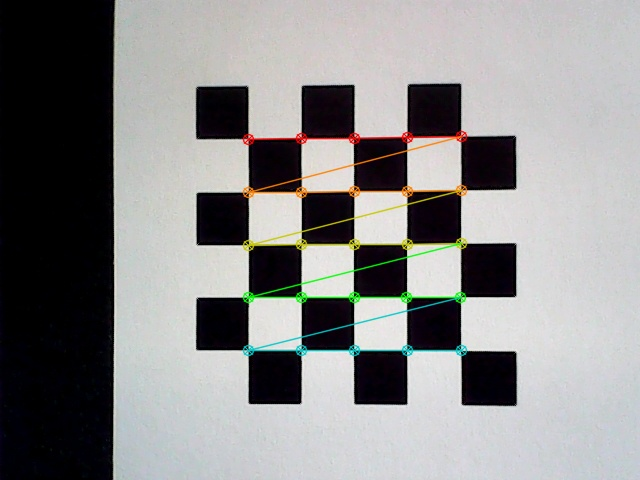
#> input picture ChessBoard/calibration2/test0.jpg, 640 x 480 px; its folder holds only this picture in this run
$ python -i camera_calibration.py   (imports and definitions only)
#> lines starting #> are read from the running program, lines starting #| are printed output that depends on the picture; after the words box and inside, x2 and y2 are one past the last pixel; in counts of white or black regions, pixels touching at a corner belong together; long printed decimals are rounded
import numpy as np
import cv2 as cv
import glob
import pickle

def getCameraCalibrationValues():
    ################ FIND CHESSBOARD CORNERS - OBJECT POINTS AND IMAGE POINTS #############################

    chessboardSize = (5, 5)
    frameSize = (640,480)

    folder = './ChessBoard/calibration2'


    # termination criteria
    criteria = (cv.TERM_CRITERIA_EPS + cv.TERM_CRITERIA_MAX_ITER, 30, 0.001)


    # prepare object points, like (0,0,0), (1,0,0), (2,0,0) ....,(6,5,0)
    objp = np.zeros((chessboardSize[0] * chessboardSize[1], 3), np.float32)
    objp[:,:2] = np.mgrid[0:chessboardSize[0],0:chessboardSize[1]].T.reshape(-1,2)

    size_of_chessboard_squares_mm = 5
    objp = objp * size_of_chessboard_squares_mm


    # Arrays to store object points and image points from all the images.
    objpoints = [] # 3d point in real world space
    imgpoints = [] # 2d points in image plane.


    images = glob.glob(folder + '/*.jpg')
    pixels_per_mm = []

    count = 0
    for image in images:
        img = cv.imread(image)
#> img is the input picture: shape (480, 640, 3); mean B, G, R 137.8, 138, 138.5
        gray = cv.cvtColor(img, cv.COLOR_BGR2GRAY)
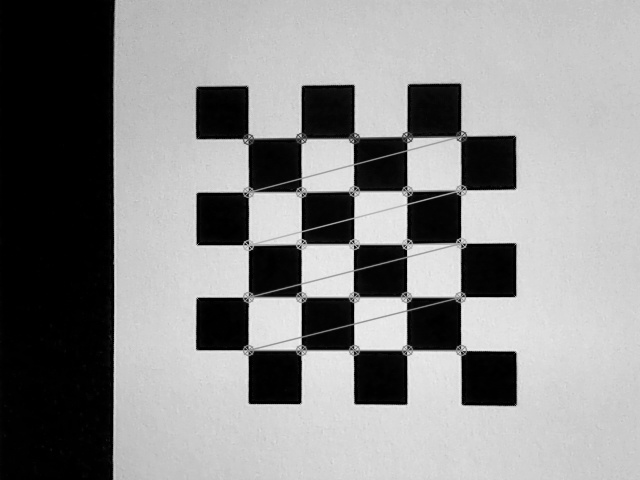
#> gray: shape (480, 640); min 0, max 244, mean 138.1

        # Find the chess board corners
        ret, corners = cv.findChessboardCorners(gray, chessboardSize, None)
#> ret = True; corners = 25 rows, first 8: [461, 136.5], [461.5, 190.5], [460, 244.5], [460.5, 297], [461, 351], [407, 136.5], [407.5, 190], [406, 243.5]

        # If found, add object points, image points (after refining them)
        if ret == True:

            objpoints.append(objp)
            corners2 = cv.cornerSubPix(gray, corners, (11,11), (-1,-1), criteria)
#> corners2 = 25 rows, first 8: [460.9, 135.7], [461.1, 189.8], [460.7, 243.1], [460.5, 296.8], [460.6, 350.3], [406.9, 137.3], [407.7, 195.2], [406.7, 244.3]
            imgpoints.append(corners)

        # Draw and display the corners
        cv.drawChessboardCorners(img, chessboardSize, corners2, ret)
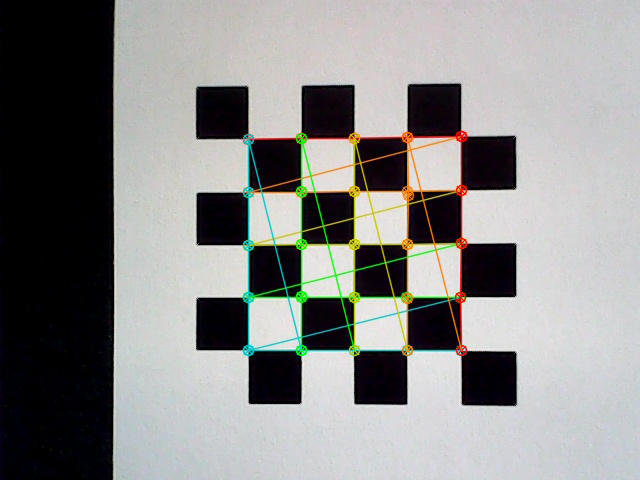
#> img: shape (480, 640, 3); 2.54% of pixels changed, all inside (x1, y1, x2, y2) = (242, 130, 468, 357)
        cv.imshow('img', img)
        # cv.imwrite(folder + '/test' + str(count) + '.jpg', img)
        cv.waitKey(1000)

        # Calculate the average distance between adjacent corners in pixels
        total_distance = 0
        for i in range(chessboardSize[1]):
            for j in range(chessboardSize[0] - 1):
                total_distance += np.linalg.norm(corners2[i * chessboardSize[0] + j] - corners2[i * chessboardSize[0] + j + 1])
#> after the loop, total_distance = 1062.5

        avg_distance_in_pixels = total_distance / (chessboardSize[1] * (chessboardSize[0] - 1))
#> avg_distance_in_pixels = 53.13

        # Calculate pixels per mm
        pixels_per_mm.append( avg_distance_in_pixels / size_of_chessboard_squares_mm)
        count += 1

    else:
        print("Chessboard not found")


    cv.destroyAllWindows()
    pixels_per_mm = np.mean(pixels_per_mm)
#> pixels_per_mm = 10.63
    print(f"1 mm = {pixels_per_mm} pixels")
#| 1 mm = 10.625 pixels


    ############## CALIBRATION #######################################################

    ret, cameraMatrix, dist, rvecs, tvecs = cv.calibrateCamera(objpoints, imgpoints, frameSize, None, None)
#> ret = 0.99; cameraMatrix = [[1134.8, 0, 356.2], [0, 1127.5, 247.8], [0, 0, 1]]; dist = [[-3.3, 509.6, -0.0309, -0.0115, -17500.5]]; rvecs = ([0.0438, 0.111, 1.57],); tvecs = ([9.74, -10.33, 105.9],)

    print("Camera calibrated : \n", ret)
#| Camera calibrated :
#|  0.9895
    print("Camera Matrix : \n", cameraMatrix)
#| Camera Matrix :
#|  [[1.13480274e+03 0.00000000e+00 3.56208735e+02]
#|  [0.00000000e+00 1.12747978e+03 2.47818283e+02]
#|  [0.00000000e+00 0.00000000e+00 1.00000000e+00]]
    print("dist : \n", dist)
#| dist :
#|  [[-3.29928791e+00  5.09552244e+02 -3.08689384e-02 -1.14710388e-02
#|   -1.75004572e+04]]
    print("Rotation Vectors : \n", rvecs)
#| Rotation Vectors :
#|  (array([[0.04383],
#|        [0.1111],
#|        [1.569]]),)
    print("Translation Vectors : \n", tvecs)
#| Translation Vectors :
#|  (array([[  9.742],
#|        [-10.333],
#|        [105.867]]),)
    # Save the camera calibration result for later use (we won't worry about rvecs / tvecs)
    pickle.dump((cameraMatrix, dist), open( "calibration.pkl", "wb" ))
    pickle.dump(cameraMatrix, open( "cameraMatrix.pkl", "wb" ))
    pickle.dump(dist, open( "dist.pkl", "wb" ))

    return pixels_per_mm, cameraMatrix, dist, rvecs, tvecs
    ############## UNDISTORTION #####################################################

    img = cv.imread('./ChessBoard/frame_00016.jpg')
    h,  w = img.shape[:2]
    newCameraMatrix, roi = cv.getOptimalNewCameraMatrix(cameraMatrix, dist, (w,h), 1, (w,h))


    # Undistort
    dst = cv.undistort(img, cameraMatrix, dist, None, newCameraMatrix)

    # crop the image
    x, y, w, h = roi
    dst = dst[y:y+h, x:x+w]
    cv.imwrite(folder +'cali1.jpg', dst)


    # Undistort with Remapping
    mapx, mapy = cv.initUndistortRectifyMap(cameraMatrix, dist, None, newCameraMatrix, (w,h), 5)
    dst = cv.remap(img, mapx, mapy, cv.INTER_LINEAR)

    # crop the image
    x, y, w, h = roi
    dst = dst[y:y+h, x:x+w]
    cv.imwrite(folder +'cali2.jpg', dst)


    # Reprojection Error
    mean_error = 0

    for i in range(len(objpoints)):
        imgpoints2, _ = cv.projectPoints(objpoints[i], rvecs[i], tvecs[i], cameraMatrix, dist)
        error = cv.norm(imgpoints[i], imgpoints2, cv.NORM_L2)/len(imgpoints2)
        mean_error += error

    print( "total error: {}".format(mean_error/len(objpoints)) )
# getCameraCalibrationValues()

>>> result = getCameraCalibrationValues()
#> result = (10.63, [[1134.8, 0, 356.2], [0, 1127.5, 247.8], [0, 0, 1]], [[-3.3, 509.6, -0.0309, -0.0115, -17500.5]], ([0.0438, 0.111, 1.57],), ([9.74, -10.33, 105.9],))

$ run again, on ChessBoard/calibration2/test2.jpg
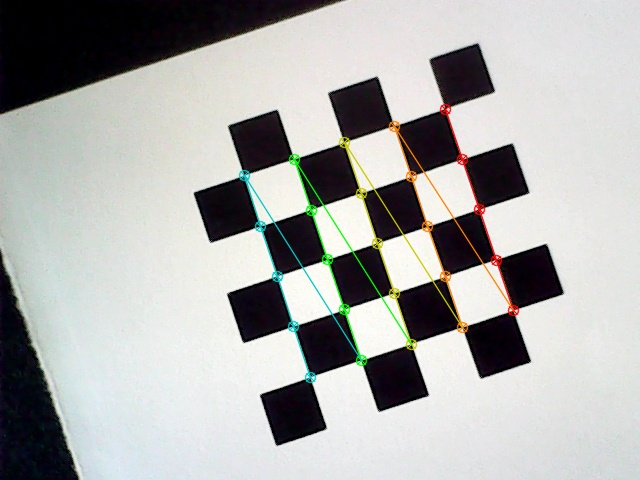
#> input picture ChessBoard/calibration2/test2.jpg, 640 x 480 px
#> in getCameraCalibrationValues, img is the input picture: shape (480, 640, 3); mean B, G, R 170.2, 172, 171.7
#> in getCameraCalibrationValues, `gray = cv.cvtColor(img, cv.COLOR_BGR2GRAY)`:
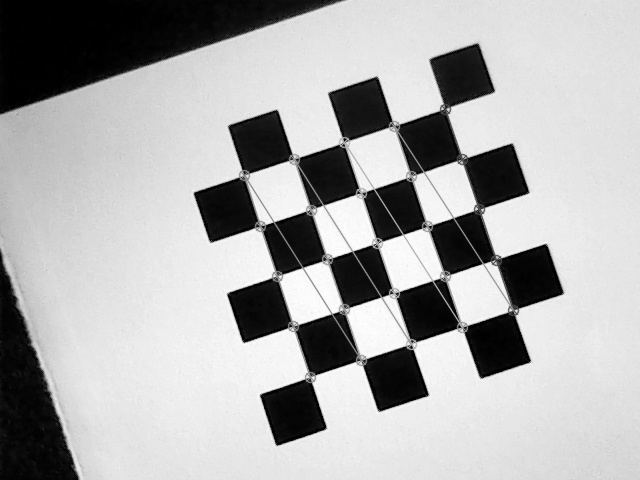
#> gray: shape (480, 640); min 0, max 255, mean 171.7
#> in getCameraCalibrationValues, `ret, corners = cv.findChessboardCorners(gray, chessboardSize, None)`: ret = True; corners = 25 rows, first 8: [445, 108.5], [462, 159], [479, 209], [496, 259.5], [510.6, 310.4], [394.6, 123.6], [411, 176], [427, 226.5]
#> corners2 = 25 rows, first 8: [445.2, 108.5], [462, 159], [478.8, 209.2], [494.9, 260], [513.2, 310.4], [393.8, 125.5], [412.3, 175.5], [427.1, 226.3]
#> in getCameraCalibrationValues, `cv.drawChessboardCorners(img, chessboardSize, corners2, ret)`:
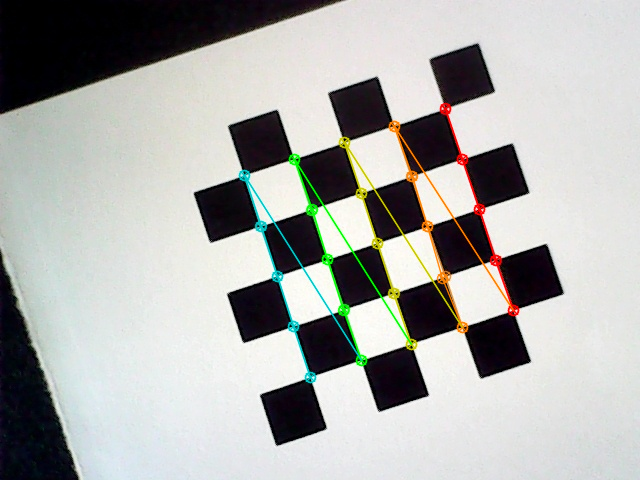
#> img: shape (480, 640, 3); 2.4% of pixels changed, all inside (x1, y1, x2, y2) = (238, 102, 520, 384)
#> after the loop in getCameraCalibrationValues, `for i in range(chessboardSize[1]):`: total_distance = 1063.8
#> avg_distance_in_pixels = 53.19
#> pixels_per_mm = 10.64
#| 1 mm = 10.638 pixels
#> in getCameraCalibrationValues, `ret, cameraMatrix, dist, rvecs, tvecs = cv.calibrateCamera(objpoints, ..`: ret = 0.857; cameraMatrix = [[1432.8, 0, 269], [0, 1441.9, 211.8], [0, 0, 1]]; dist = [[-0.522, 69.64, -0.0519, -0.0102, -1073]]; rvecs = ([-0.123, 0.00853, 1.26],); tvecs = ([16.61, -9.54, 136.5],)
#| Camera calibrated :
#|  0.8573
#| Camera Matrix :
#|  [[1.43278093e+03 0.00000000e+00 2.68950349e+02]
#|  [0.00000000e+00 1.44191966e+03 2.11762272e+02]
#|  [0.00000000e+00 0.00000000e+00 1.00000000e+00]]
#| dist :
#|  [[-5.21812262e-01  6.96422079e+01 -5.18796790e-02 -1.01696319e-02
#|   -1.07300427e+03]]
#| Rotation Vectors :
#|  (array([[-0.1225],
#|        [ 0.008532],
#|        [ 1.256]]),)
#| Translation Vectors :
#|  (array([[ 16.613],
#|        [ -9.540],
#|        [136.521  ]]),)
#> result = (10.64, [[1432.8, 0, 269], [0, 1441.9, 211.8], [0, 0, 1]], [[-0.522, 69.64, -0.0519, -0.0102, -1073]], ([-0.123, 0.00853, 1.26],), ([16.61, -9.54, 136.5],))

$ run again, on ChessBoard/calibration2/test3.jpg
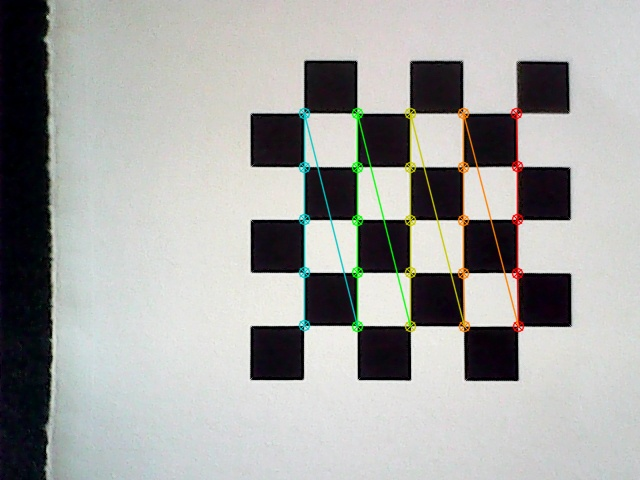
#> input picture ChessBoard/calibration2/test3.jpg, 640 x 480 px
#> in getCameraCalibrationValues, img is the input picture: shape (480, 640, 3); mean B, G, R 162.3, 164.7, 164.2
#> in getCameraCalibrationValues, `gray = cv.cvtColor(img, cv.COLOR_BGR2GRAY)`:
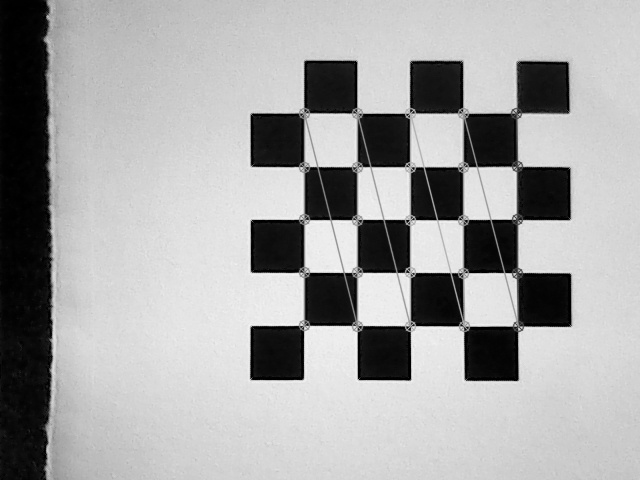
#> gray: shape (480, 640); min 0, max 248, mean 164.3
#> in getCameraCalibrationValues, `ret, corners = cv.findChessboardCorners(gray, chessboardSize, None)`: ret = True; corners = 25 rows, first 8: [517, 112.5], [517, 166.5], [517, 219.5], [517, 273], [517, 326], [462.5, 113], [462.5, 167], [463, 219.5]
#> corners2 = 25 rows, first 8: [516.3, 112.8], [517.1, 166.5], [516.7, 219.4], [515.9, 272.9], [517.9, 326.4], [462.7, 112.9], [464, 166.6], [463.1, 219.6]
#> in getCameraCalibrationValues, `cv.drawChessboardCorners(img, chessboardSize, corners2, ret)`:
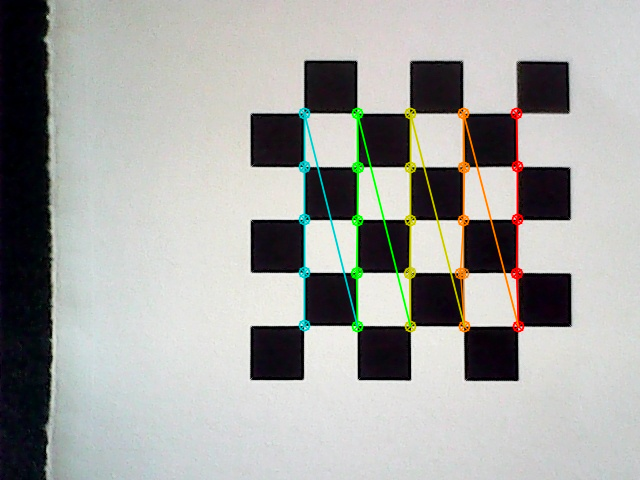
#> img: shape (480, 640, 3); 2.55% of pixels changed, all inside (x1, y1, x2, y2) = (298, 107, 525, 333)
#> after the loop in getCameraCalibrationValues, `for i in range(chessboardSize[1]):`: total_distance = 1066.4
#> avg_distance_in_pixels = 53.32
#> pixels_per_mm = 10.66
#| 1 mm = 10.664 pixels
#> in getCameraCalibrationValues, `ret, cameraMatrix, dist, rvecs, tvecs = cv.calibrateCamera(objpoints, ..`: ret = 0.892; cameraMatrix = [[10266.7, 0, 314.5], [0, 11043, 229.8], [0, 0, 1]]; dist = [[41.63, -1.26, -0.136, -0.215, -0.000321]]; rvecs = ([-0.3, 0.286, 1.55],); tvecs = ([19.03, -10.14, 974.4],)
#| Camera calibrated :
#|  0.8918
#| Camera Matrix :
#|  [[1.02666774e+04 0.00000000e+00 3.14547168e+02]
#|  [0.00000000e+00 1.10430304e+04 2.29780888e+02]
#|  [0.00000000e+00 0.00000000e+00 1.00000000e+00]]
#| dist :
#|  [[ 4.16327109e+01 -1.26176564e+00 -1.36205178e-01 -2.15294765e-01
#|   -3.20571299e-04]]
#| Rotation Vectors :
#|  (array([[-0.3004],
#|        [ 0.2859],
#|        [ 1.554]]),)
#| Translation Vectors :
#|  (array([[ 19.028],
#|        [-10.142],
#|        [974.406]]),)
#> result = (10.66, [[10266.7, 0, 314.5], [0, 11043, 229.8], [0, 0, 1]], [[41.63, -1.26, -0.136, -0.215, -0.000321]], ([-0.3, 0.286, 1.55],), ([19.03, -10.14, 974.4],))

$ run again, on ChessBoard/calibration2/test4.jpg
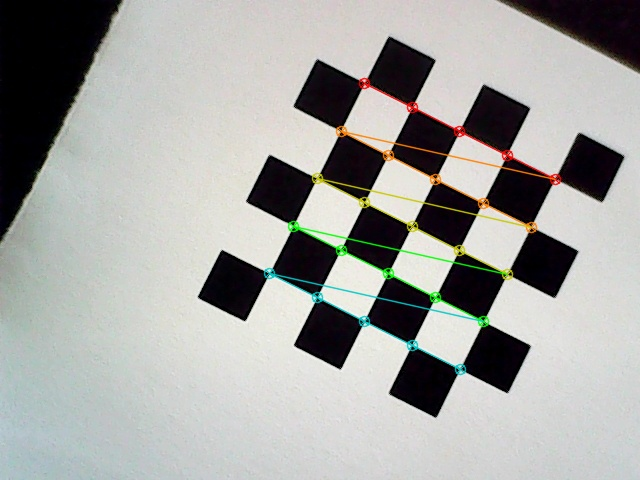
#> input picture ChessBoard/calibration2/test4.jpg, 640 x 480 px
#> in getCameraCalibrationValues, img is the input picture: shape (480, 640, 3); mean B, G, R 160.9, 164, 163.4
#> in getCameraCalibrationValues, `gray = cv.cvtColor(img, cv.COLOR_BGR2GRAY)`:
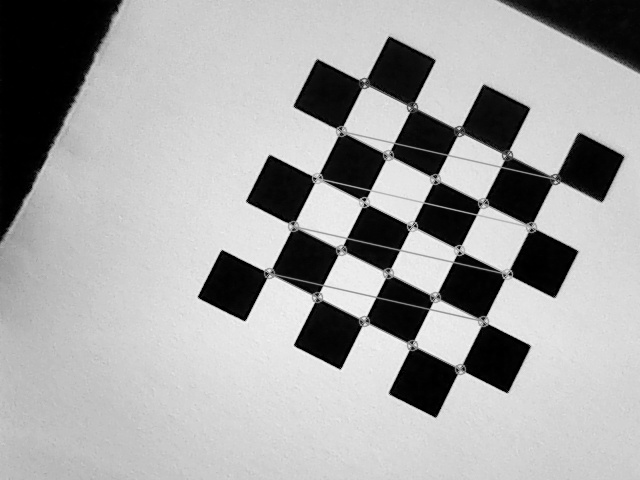
#> gray: shape (480, 640); min 0, max 250, mean 163.5
#> in getCameraCalibrationValues, `ret, corners = cv.findChessboardCorners(gray, chessboardSize, None)`: ret = True; corners = 25 rows, first 8: [364, 83], [412.5, 104.5], [459, 131], [507, 155], [555, 179], [341, 130.5], [388, 155], [435, 179]
#> corners2 = 25 rows, first 8: [364.5, 82.95], [412, 107.2], [459.4, 130.9], [506.6, 155.2], [555, 179.3], [340.5, 130.8], [388.2, 154.5], [435.3, 179]
#> in getCameraCalibrationValues, `cv.drawChessboardCorners(img, chessboardSize, corners2, ret)`:
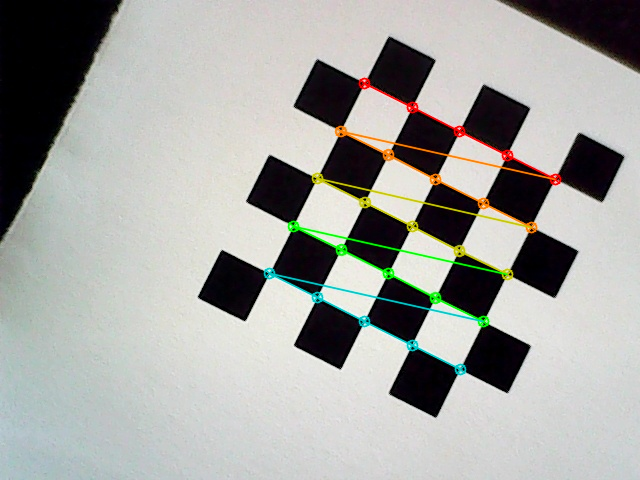
#> img: shape (480, 640, 3); 2.45% of pixels changed, all inside (x1, y1, x2, y2) = (263, 77, 562, 376)
#> after the loop in getCameraCalibrationValues, `for i in range(chessboardSize[1]):`: total_distance = 1067.1
#> avg_distance_in_pixels = 53.35
#> pixels_per_mm = 10.67
#| 1 mm = 10.671 pixels
#> in getCameraCalibrationValues, `ret, cameraMatrix, dist, rvecs, tvecs = cv.calibrateCamera(objpoints, ..`: ret = 0.458; cameraMatrix = [[22811.5, 0, 319.5], [0, 23208.3, 238.2], [0, 0, 1]]; dist = [[125.5, 0.0302, 0.00531, -0.337, 4.12e-06]]; rvecs = ([-0.194, 0.0142, 0.465],); tvecs = ([4.23, -14.32, 2150.7],)
#| Camera calibrated :
#|  0.4575
#| Camera Matrix :
#|  [[2.28115014e+04 0.00000000e+00 3.19545709e+02]
#|  [0.00000000e+00 2.32082623e+04 2.38190088e+02]
#|  [0.00000000e+00 0.00000000e+00 1.00000000e+00]]
#| dist :
#|  [[ 1.25536603e+02  3.02015920e-02  5.30751407e-03 -3.37401920e-01
#|    4.11998119e-06]]
#| Rotation Vectors :
#|  (array([[-0.1942],
#|        [ 0.01425],
#|        [ 0.4653]]),)
#| Translation Vectors :
#|  (array([[   4.231],
#|        [ -14.320],
#|        [2150.694]]),)
#> result = (10.67, [[22811.5, 0, 319.5], [0, 23208.3, 238.2], [0, 0, 1]], [[125.5, 0.0302, 0.00531, -0.337, 4.12e-06]], ([-0.194, 0.0142, 0.465],), ([4.23, -14.32, 2150.7],))
